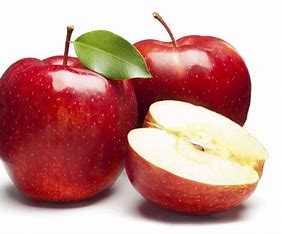
#> input picture Tutorial/Apple.jpeg, 282 x 234 px
$ jupyter execute 'DrawingShapes&PuttingText.ipynb'
#> lines starting #> are read from the running program, lines starting #| are printed output that depends on the picture; after the words box and inside, x2 and y2 are one past the last pixel; in counts of white or black regions, pixels touching at a corner belong together
[cell 1]
import cv2 as cv
import numpy as np

[cell 2]
img = cv.imread('Apple.jpeg')
#> img is the input picture: shape (234, 282, 3); mean B, G, R 143.6, 148.2, 199.1

[cell 3]
cv.imshow('a', img)
cv.waitKey(0)
# cv.destroyAllWindows()

[cell 4]
blank = np.zeros((500,500,3), dtype='uint8')

Try painting the image a certain color

[cell 5]
cv.rectangle(blank, (0,0), (250,250), (0,250,0), thickness=-1)
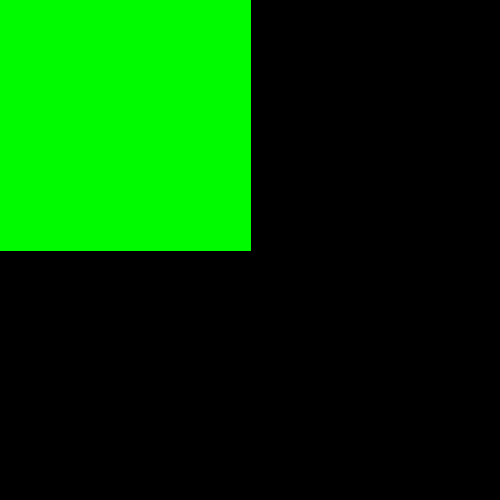
#> blank: shape (500, 500, 3); mean of channels 0, 1, 2 0, 63, 0; drawn as B, G, R

[cell 6]
img = cv.imshow('Rectangle',blank)
cv.waitKey(5000)
cv.destroyAllWindows()

[cell 7]
cv.circle(blank, (250,250), 100, (50, 60, 255), thickness = 4 )

[cell 8]
cv.imshow('Circle', blank)
cv.waitKey(5000)
cv.destroyAllWindows()

Draw a line

[cell 9]
cv.line(blank,(400,400), (400,200), (255,0,0), thickness = 4 )
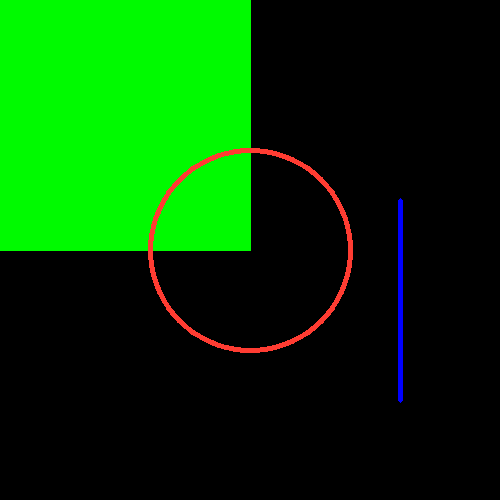
#> blank: shape (500, 500, 3); mean of channels 0, 1, 2 1.7, 63, 3.2; drawn as B, G, R

[cell 10]
cv.imshow('w a line', blank)
cv.waitKey(2000)
cv.destroyAllWindows()

Write text on an image

[cell 11]
blank = np.zeros((500,500), dtype='uint8')

[cell 12]
cv.putText(blank, 'Hello', (250,250), cv.FONT_HERSHEY_TRIPLEX, 1.00, color = (250,0,0), thickness = 2)
cv.imshow('Hello', blank)
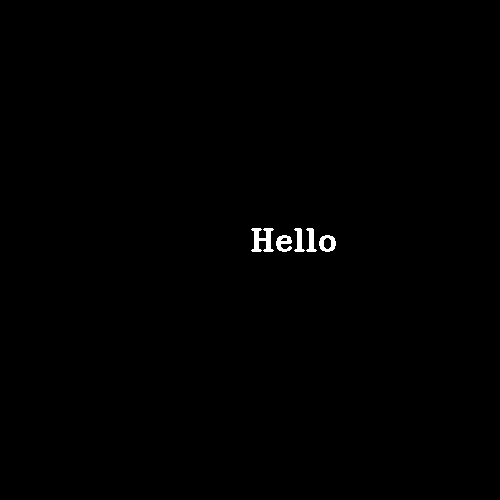
#> window 'Hello': shape (500, 500); values 0 (black) and 250 (white), 0.37% white; 5 white regions, box (x1, y1, x2, y2) and area: (251, 228, 274, 252) 317, (276, 235, 292, 252) 169, (319, 235, 336, 252) 168, (294, 228, 305, 252) 140, (306, 228, 317, 252) 140
cv.waitKey(2000)
cv.destroyAllWindows()
